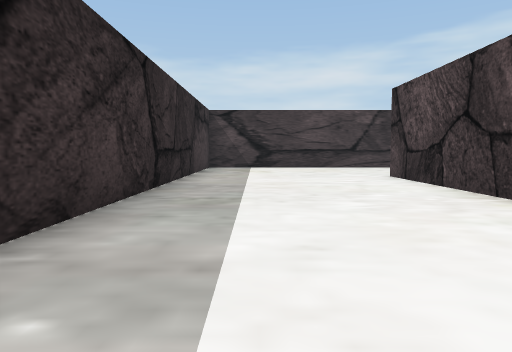
[1] (above)

24 first-person views from a walk through a Unity game level. The camera is 1.2 m above the floor, tilts 4° down and sees 70° across. The floor is counted in squares, 2 m on a side. Each view is taken from the middle of a square. On the plan, view 1 faces up. The plan holds only what a view shows up to about 10 squares ahead; the rest is blank. The place goes on beyond the plan.

[2]
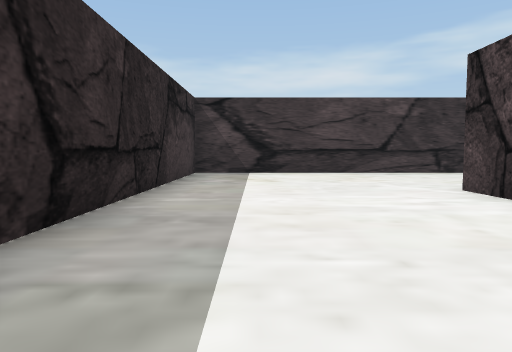

[3]
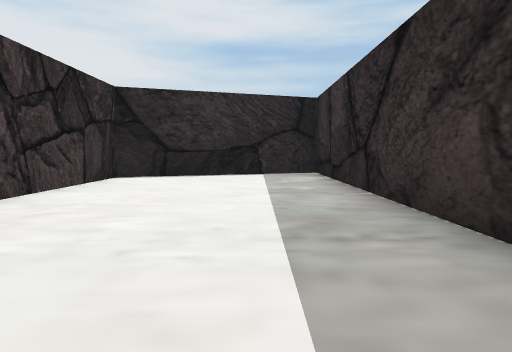

[4]
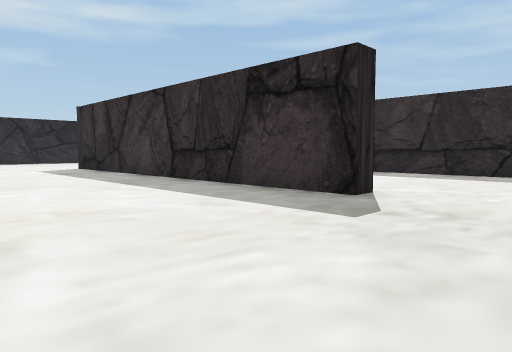

[5]
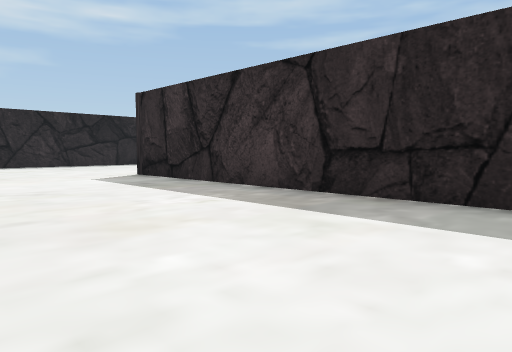

[6]
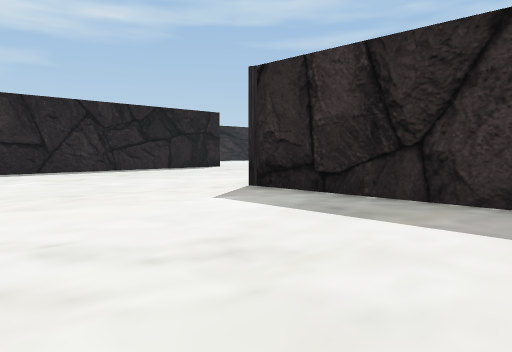

[7]
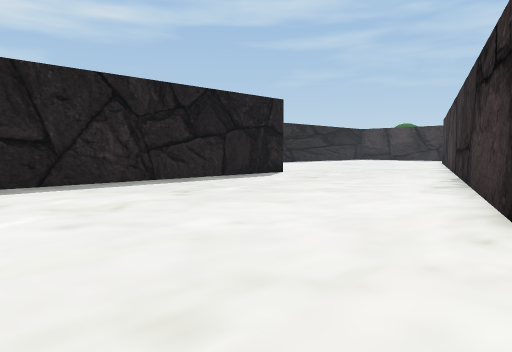

[8]
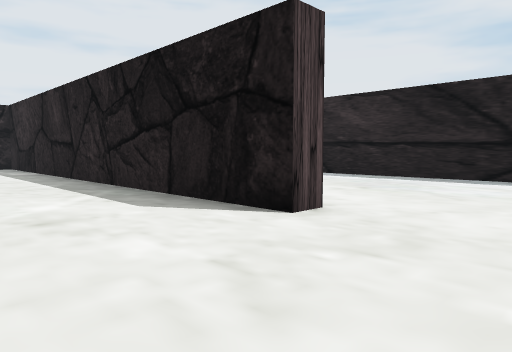

[9]
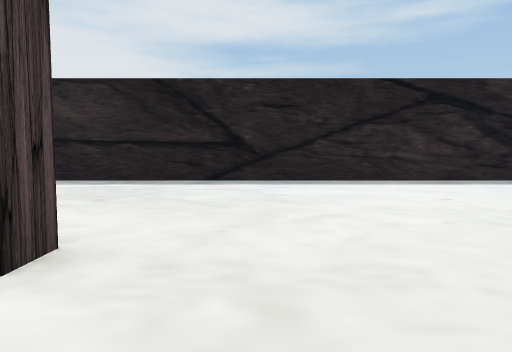

[10]
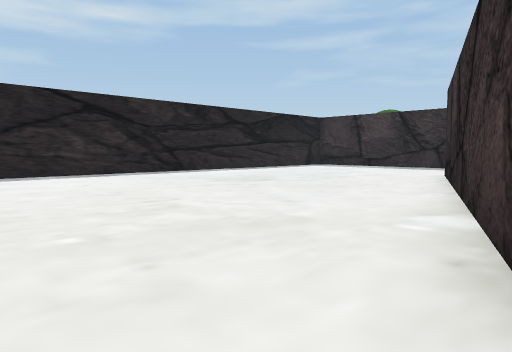

[11]
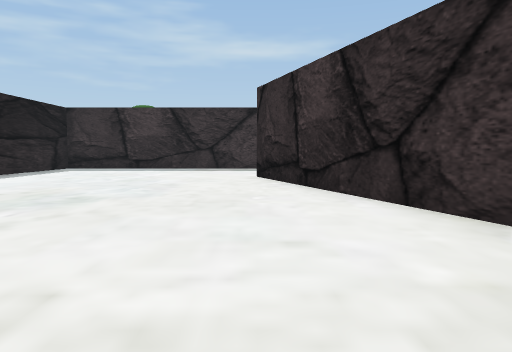

[12]
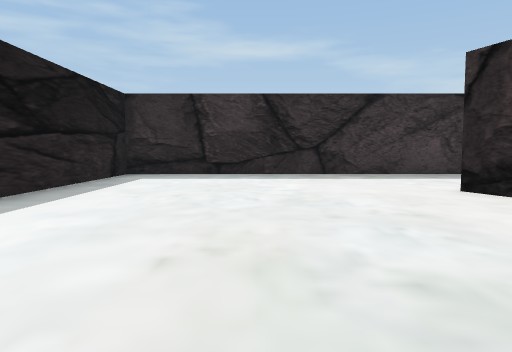

[13]
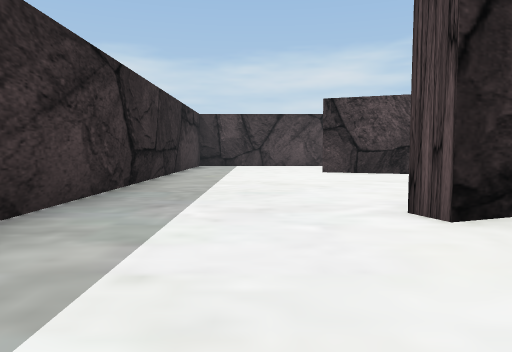

[14]
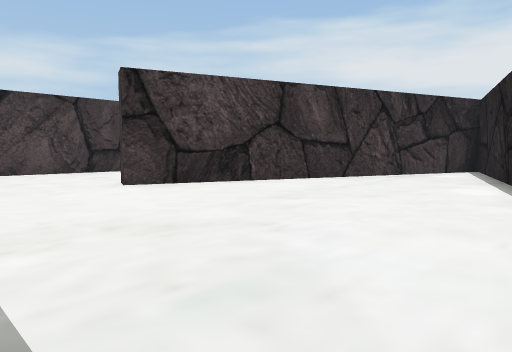

[15]
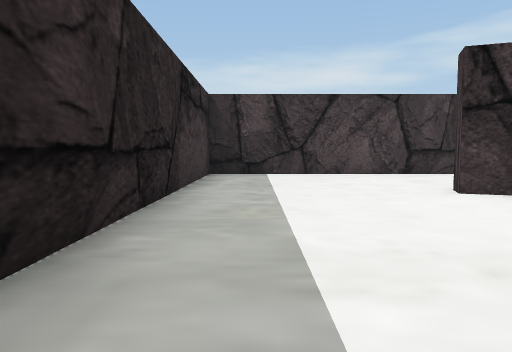

[16]
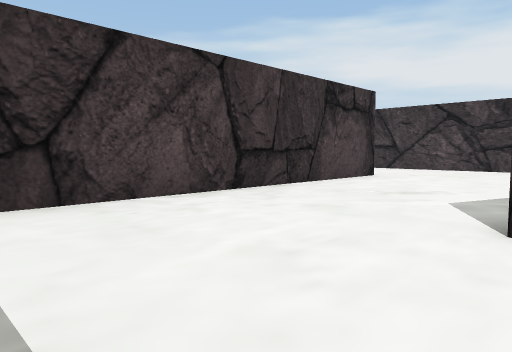

[17]
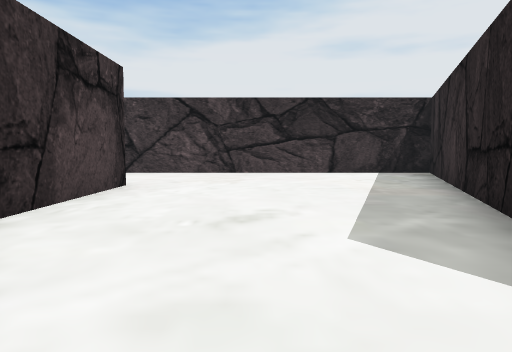

[18]
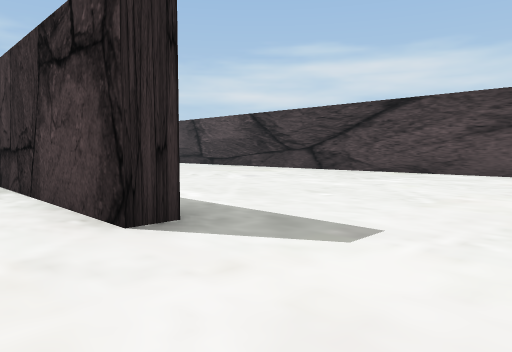

[19]
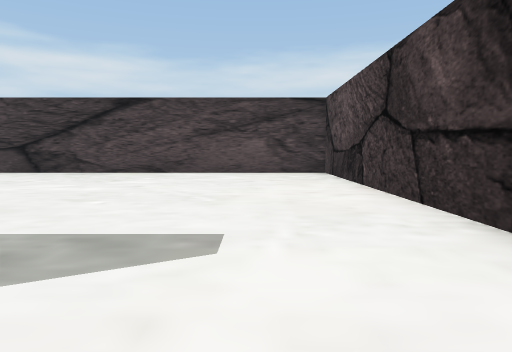

[20]
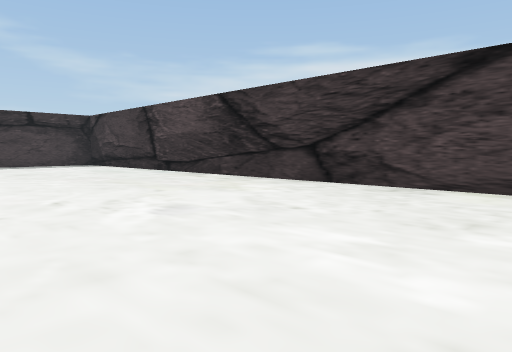

[21]
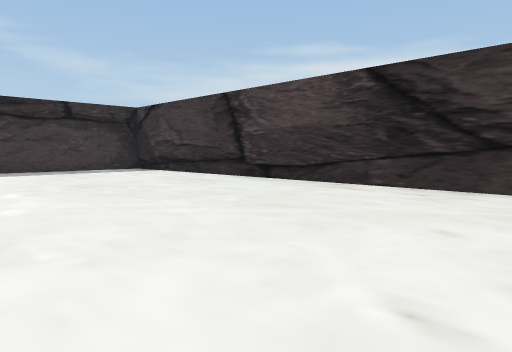

[22]
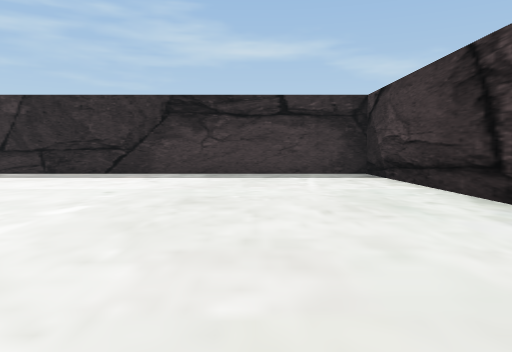

[23]
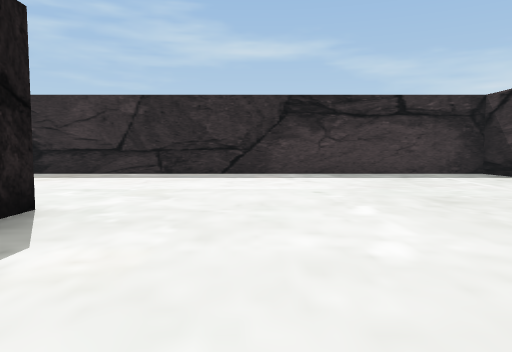

[24]
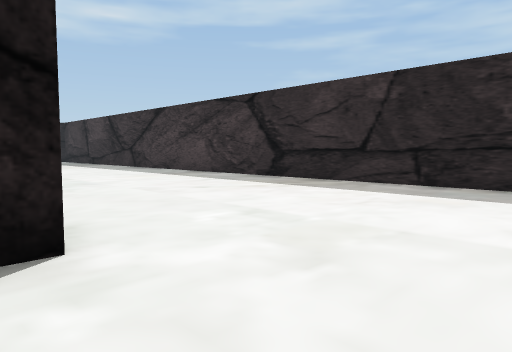

### Floor plan
Points are (right, up) in squares from view 1. A wall is a line through its corners. A room is listed if a view was taken in it or the views show most of it. See-through windows are left out.
Room 1 (views 1, 2, 3, 4, 5, 6, 7, 8, 9, 10, 11, 12, 13)
walls: (3.4, -1.6) (-11.4, -7); (-0.8, -8.2) (-0.8, -7.7) (8.5, -7.7); (3.1, 4.4) (3.1, 8.5) (3.6, 8.5) (3.6, -1.4); (-7.1, -13.3) (2.8, -13.3); (-15.2, -7.6) (-15.2, -13.3) (-10.6, -13.3); (5.6, 12.8) (-1.6, 12.8) (-1.6, -2.9) (3.1, -1.2) (3.1, 2.6)
ways out: opening at (-13, -8) to room 2
Room 2 (views 14, 15, 16, 17, 18, 19, 20, 21, 22, 23, 24)
walls: (-15.8, 4.8) (-15.1, 4.8); (-8.9, -0.2) (-2.1, -2.7) (-2.1, 12.8) (-21.4, 12.8) (-21.4, -0.9); (-5.7, 4.9) (-5.7, 4.3) (-15.2, 4.3) (-15.2, -7.6); (-6.6, -4.7) (-2.6, -3.2); (-11.4, -7) (-11.6, -6.4); (-2.8, -3) (-11.2, 0.1) (-11, 0.6)
ways out: opening at (-13, -8) to room 1

Positions as (right, up) in squares from view 1, and headings:
1: (0, 0), facing up
2: (0, 3), facing up
3: (0, 7), facing down
4: (8, 11), facing down-left
5: (8, 7), facing down-left
6: (8, 3), facing down-left
7: (7, -1), facing down-left
8: (-3, -5), facing down-right
9: (-2, -6), facing down
10: (-2, -4), facing down-left
11: (-3, -7), facing left
12: (-6, -10), facing left
13: (-13, -10), facing up
14: (-14, -6), facing up-right
15: (-14, -5), facing up
16: (-14, 0), facing up-right
17: (-12, 2), facing right
18: (-3, 3), facing up-left
19: (-4, 3), facing up
20: (-6, 7), facing up-left
21: (-10, 7), facing up-left
22: (-12, 10), facing left
23: (-12, 7), facing left
24: (-15, 7), facing down-left
